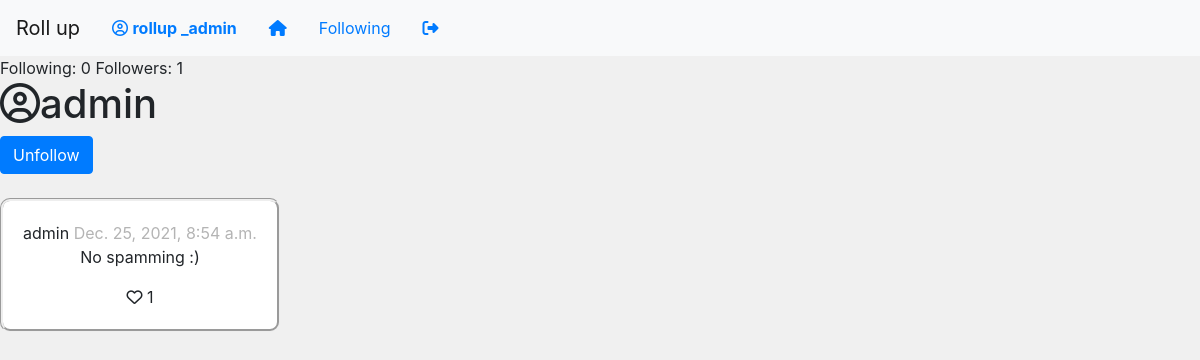
The app's page /profile/admin (signed in) with its own data.
### network/models.py (models this page shows, shortened)
class User(AbstractUser, models.Model):
    def __str__(self):
        return f'{self.username}'

class Post(models.Model):
    user = models.ForeignKey(User, on_delete=models.CASCADE)
    content =  models.CharField(max_length=2000)
    time = models.DateTimeField(auto_now_add=True)
    like = models.ForeignKey(Like, on_delete=models.CASCADE, related_name="likes", default=0)
    liked = models.ManyToManyField(User, related_name="liked", default="", blank=True, null=True)

class Like(models.Model):
    like = models.IntegerField()
    post_id = models.IntegerField()
    def __str__(self):
        return f"{self.like}"

### network/views.py (the view)
# urls.py: path("profile/<str:username>", views.profile, name="profile"),
@login_required
def profile(request, username):
    context = {}
    try:
        user = User.objects.get(username=username)
        try:
            follow = Follow.objects.get(user=user).following.count()
        except:
            follow = 0
        context = {
            "posts":Post.objects.filter(user=user).order_by('-time'),
            "profile": user,
            "following": follow,
            "followers": Follow.objects.filter(following=user).count(),
            "follow": Follow.objects.filter(user=request.user, following=user).exists()
        }
    except:
        context = {
            "error": "User not found!"
        }
    return render(request, 'network/profile.html', context)

### network/templates/network/profile.html (shortened to what this page needs)
{% extends "network/layout.html" %}
{% block body %}
{% if error %}
<h3>{{error}}</h3>
{% else %}
Following: {{following}}
Followers: <span class="followers">{{followers}}</span>
<h1> <i class="far fa-user-circle"></i>{{profile.username}}</h1>
{% if profile.username != user.username %}
{% if follow %}
<button id="{{profile.username}}" class="btn btn-primary follow" >Unfollow</button>
{% else %}
<button id="{{profile.username}}" class="btn btn-primary follow">Follow</button>
{% endif %}
{% endif %}
<br><br>
<div class="posts">
{% for post in posts %}
    <div class="post">
        <span class="user">{{post.user}}</span>
        <span class="time">{{post.time}}</span>
        <br>
        <p>{{post.content}}</p>
        <i class="far fa-heart like"></i> <span class="likes">{{post.like}}</span>
    </div><br>
{% empty %}
<h3>No post to display</h3>
{% endfor %}
</div>
{% endif %}
{% endblock %}

### network/templates/network/layout.html (shortened to what this page needs)
{% load static %}
<!DOCTYPE html>
<html lang="en">
    <head>
        <link rel="stylesheet" href="https://stackpath.bootstrapcdn.com/bootstrap/4.4.1/css/bootstrap.min.css">
        <link href="{% static 'network/styles.css' %}" rel="stylesheet">
    </head>
    <body>
        <nav class="navbar navbar-expand-lg navbar-light bg-light">
            <a class="navbar-brand" href="#">Roll up</a>
            <div>
              <ul class="nav justify-content-center">
                {% if user.is_authenticated %}
                    <li class="nav-item">
                        <a class="nav-link" href="{% url 'profile' user.username %}"><i class="far fa-user-circle"></i> <strong>{{ user.username }}</strong></a>
                    </li>
                {% endif %}
                <li class="nav-item">
                  <a class="nav-link" href="{% url 'index' %}"><i class="fas fa-home"></i></a>
                </li>
                {% if user.is_authenticated %}
                    <li class="nav-item">
                        <a class="nav-link" href="{% url 'follow' %}">Following</a>
                    </li>
                    <li class="nav-item">
                        <a class="nav-link" href="{% url 'logout' %}"><i class="fas fa-sign-out-alt"></i></a>
                    </li>
                {% endif %}
              </ul>
            </div>
          </nav>
        <div class="body">
            {% block body %}
            {% endblock %}
        </div>
    </body>
</html>

### network/static/network/styles.css (style rules this page uses)
.navbar-brand { text-align: center; }
body { background-color: rgb(240, 240, 240); }
.post { background-color: white; text-align: center; width: fit-content; border-radius: 10px; padding: 20px; }
.time { color:rgb(180, 180, 180); }
.posts { text-align: center; }
.post { border-style:groove; }

### records on screen
User: username "rollup _admin"
User: username "admin"
Post: user "admin", time "Dec. 25, 2021, 8:54 a.m.", content "No spamming :)", like "1"

### other values on screen
{{ following }} "0"
{{ followers }} "1"
